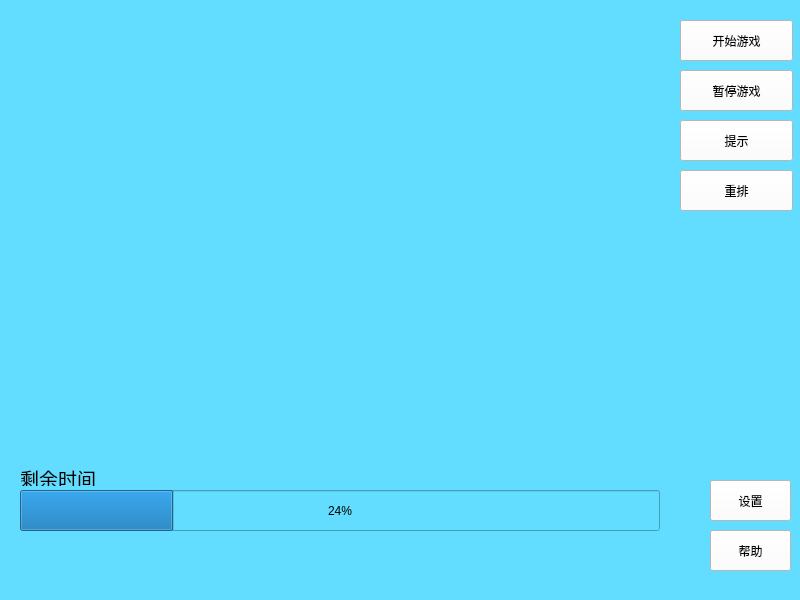
<?xml version="1.0" encoding="UTF-8"?>
<ui version="4.0">
 <class>BasicModeWindow</class>
 <widget class="QMainWindow" name="BasicModeWindow">
  <property name="geometry">
   <rect>
    <x>0</x>
    <y>0</y>
    <width>800</width>
    <height>600</height>
   </rect>
  </property>
  <property name="windowTitle">
   <string>MainWindow</string>
  </property>
  <property name="styleSheet">
   <string notr="true">background-color: rgb(99, 221, 255);</string>
  </property>
  <widget class="QWidget" name="centralwidget">
   <widget class="QPushButton" name="pushButton">
    <property name="geometry">
     <rect>
      <x>680</x>
      <y>20</y>
      <width>113</width>
      <height>41</height>
     </rect>
    </property>
    <property name="styleSheet">
     <string notr="true">background-color: rgb(255, 255, 255);</string>
    </property>
    <property name="text">
     <string>开始游戏</string>
    </property>
   </widget>
   <widget class="QPushButton" name="pushButton_2">
    <property name="geometry">
     <rect>
      <x>680</x>
      <y>70</y>
      <width>113</width>
      <height>41</height>
     </rect>
    </property>
    <property name="styleSheet">
     <string notr="true">background-color: rgb(255, 255, 255);</string>
    </property>
    <property name="text">
     <string>暂停游戏</string>
    </property>
   </widget>
   <widget class="QPushButton" name="pushButton_3">
    <property name="geometry">
     <rect>
      <x>680</x>
      <y>120</y>
      <width>113</width>
      <height>41</height>
     </rect>
    </property>
    <property name="styleSheet">
     <string notr="true">background-color: rgb(255, 255, 255);</string>
    </property>
    <property name="text">
     <string>提示</string>
    </property>
   </widget>
   <widget class="QPushButton" name="pushButton_4">
    <property name="geometry">
     <rect>
      <x>680</x>
      <y>170</y>
      <width>113</width>
      <height>41</height>
     </rect>
    </property>
    <property name="styleSheet">
     <string notr="true">background-color: rgb(255, 255, 255);</string>
    </property>
    <property name="text">
     <string>重排</string>
    </property>
   </widget>
   <widget class="QWidget" name="picWidget" native="true">
    <property name="geometry">
     <rect>
      <x>20</x>
      <y>20</y>
      <width>640</width>
      <height>400</height>
     </rect>
    </property>
    <property name="styleSheet">
     <string notr="true">background-image: url();</string>
    </property>
   </widget>
   <widget class="QPushButton" name="pushButton_5">
    <property name="geometry">
     <rect>
      <x>710</x>
      <y>480</y>
      <width>81</width>
      <height>41</height>
     </rect>
    </property>
    <property name="styleSheet">
     <string notr="true">background-color: rgb(255, 255, 255);</string>
    </property>
    <property name="text">
     <string>设置</string>
    </property>
   </widget>
   <widget class="QPushButton" name="pushButton_6">
    <property name="geometry">
     <rect>
      <x>710</x>
      <y>530</y>
      <width>81</width>
      <height>41</height>
     </rect>
    </property>
    <property name="styleSheet">
     <string notr="true">background-color: rgb(255, 255, 255);</string>
    </property>
    <property name="text">
     <string>帮助</string>
    </property>
   </widget>
   <widget class="QProgressBar" name="progressBar">
    <property name="geometry">
     <rect>
      <x>20</x>
      <y>490</y>
      <width>640</width>
      <height>41</height>
     </rect>
    </property>
    <property name="value">
     <number>24</number>
    </property>
   </widget>
   <widget class="QLabel" name="label">
    <property name="geometry">
     <rect>
      <x>20</x>
      <y>470</y>
      <width>81</width>
      <height>16</height>
     </rect>
    </property>
    <property name="font">
     <font>
      <family>YaHei Consolas Hybrid</family>
      <pointsize>14</pointsize>
     </font>
    </property>
    <property name="text">
     <string>剩余时间：</string>
    </property>
   </widget>
  </widget>
 </widget>
 <resources/>
 <connections/>
</ui>
